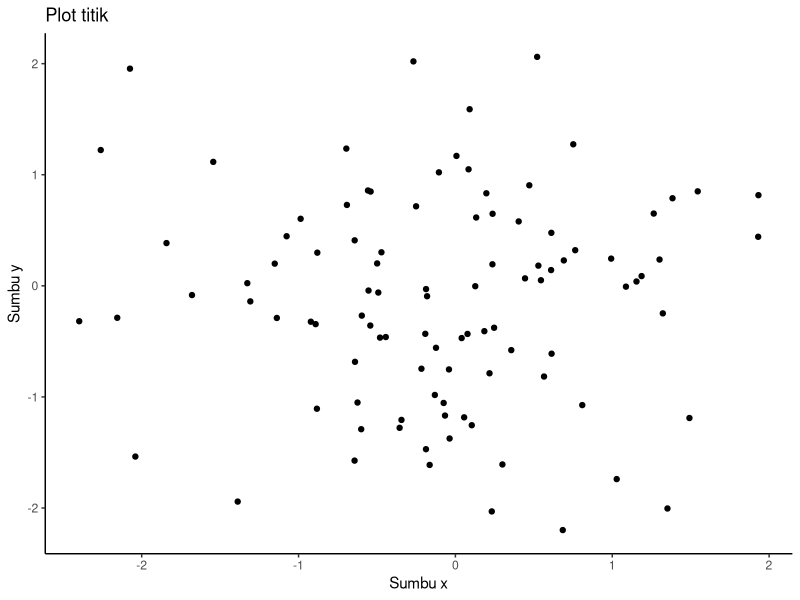
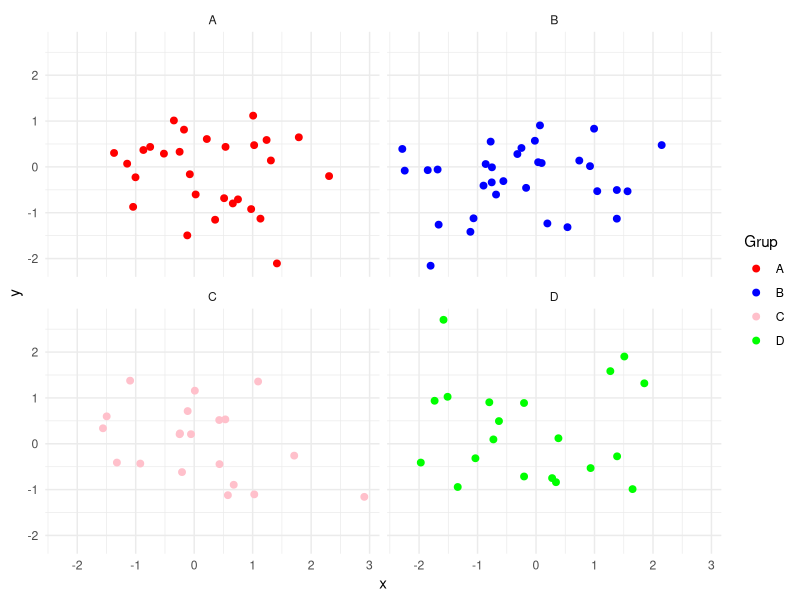
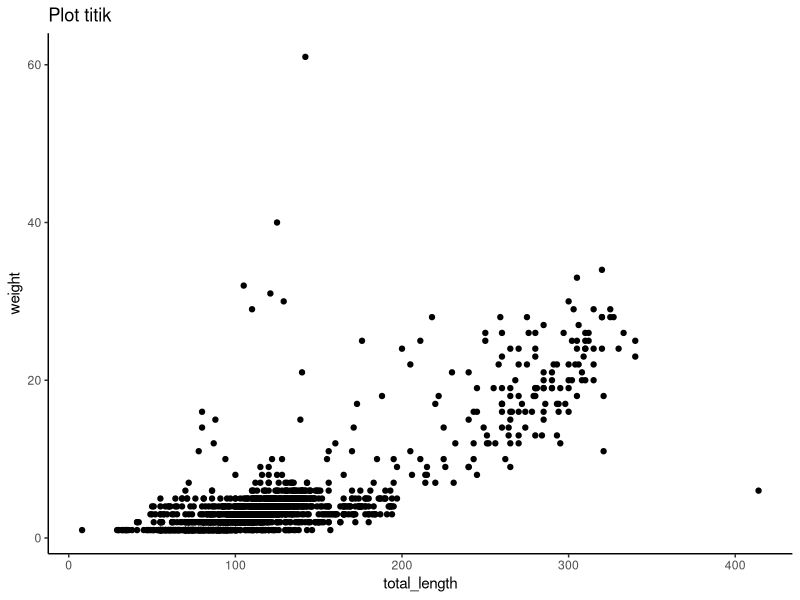
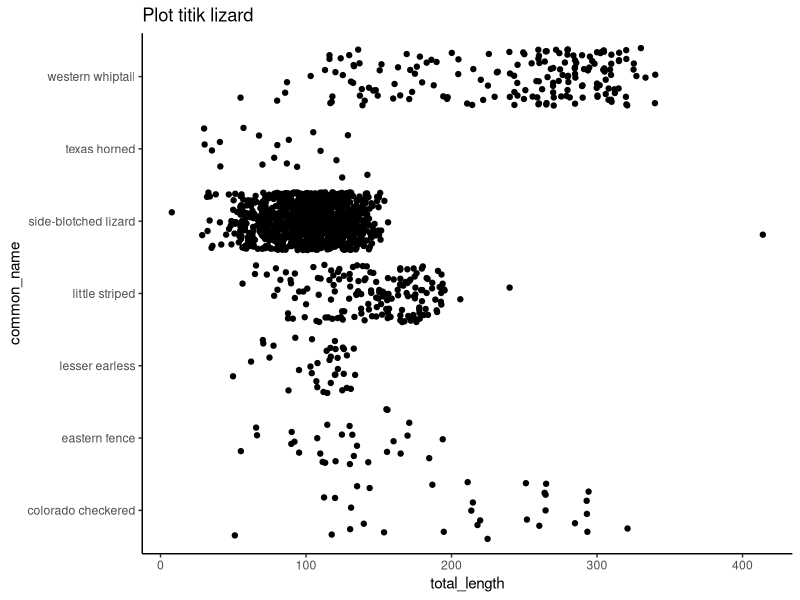
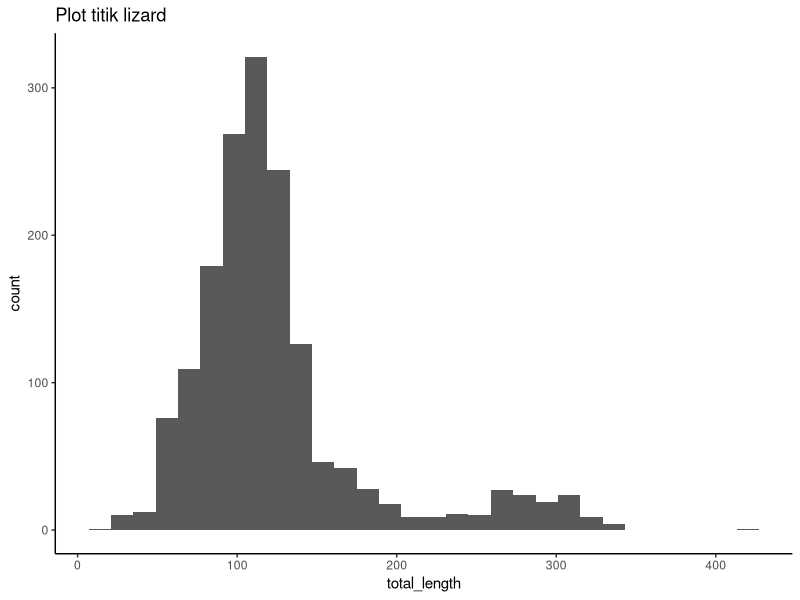
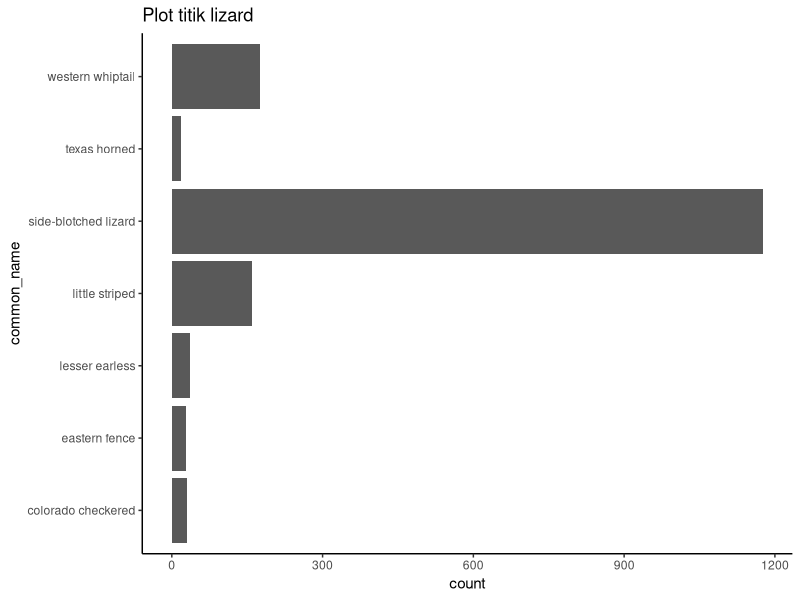
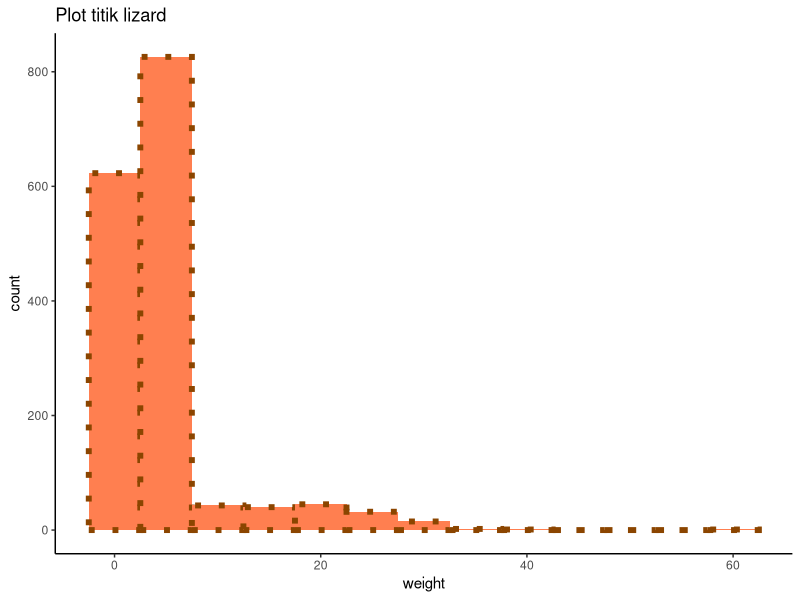
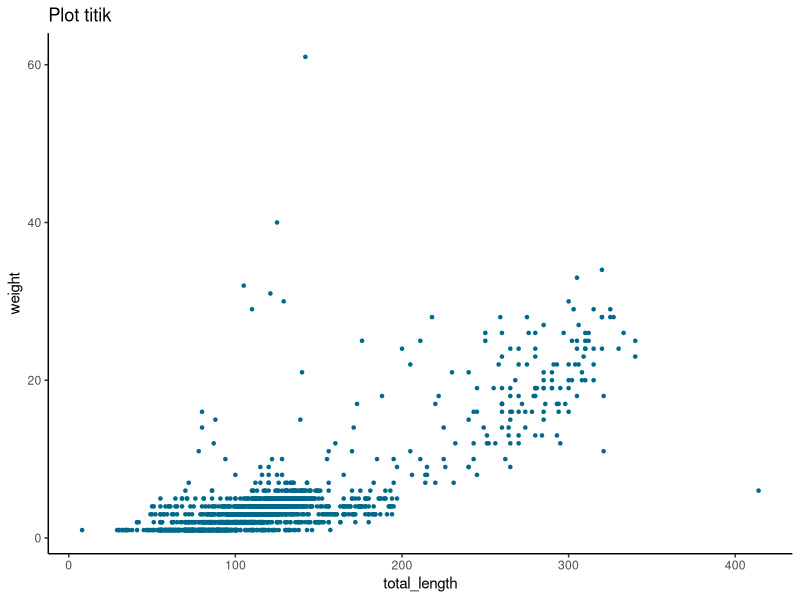

Here is the R script that generated these plots, in order:
## ---- chunk 1
knitr::opts_chunk$set(echo = TRUE)
## ---- chunk 2
library(ggplot2) 
## ---- chunk 3
data <- data.frame(x = rnorm(100), y = rnorm(100))
## ---- chunk 4
print(ggplot(data, aes(x = x, y = y)) + 
        
#menentukat plot titik      
geom_point() +
  
#menambahkan judul plot dan sumbu        
labs(title = "Plot titik", x = "Sumbu x", y = "Sumbu y") +
  
#memilih tema  
theme_classic())
## ---- chunk 5
# buat data frame contoh dengan variable kategorik
data <- data.frame(x = rnorm(100), y = rnorm(100), grup = sample(c("A","B","C","D"), 100,replace = TRUE))

# buat plot titik dengan faceting
ggplot(data, aes(x = x, y = y, color = grup)) +
  
#Menambahkan titik pada plot dengan ukuran titik yang lebih besar (ukuran 2).
  geom_point(size = 2) +
  
#Membagi plot menjadi beberapa sub-plot berdasarkan kategori yang ada di kolom grup. Setiap kategori (A, B, C, D) akan memiliki sub-plotnya sendiri.
  facet_wrap(~ grup) +
  
#Menentukan warna manual untuk masing-masing kategori grup. "A" diwarnai merah, "B" biru, "C" pink, dan "D" hijau.
  scale_color_manual(values = c("A" = "red", "B" = "blue", "C" = "pink", "D" = "green")) + 
  
# mengatur tema
  theme_minimal() +
  
#Menambahkan label pada legenda warna yang menjelaskan bahwa warna mewakili kategori "Grup".
  labs(color = "Grup")
## ---- chunk 6
library(readr)
lizards <- suppressMessages(read_csv("lizards.csv"))
## ---- chunk 7
library(ggplot2) 
ggplot(lizards, aes(x = total_length, y = weight)) + 
  geom_point() +
  labs(title = "Plot titik" , x = "total_length", y = "weight") + theme_classic()
## ---- chunk 8
library(ggplot2) 
ggplot(lizards, aes(x = total_length, y = common_name)) + 
  geom_jitter() +
  labs(title = "Plot titik lizard" , x = "total_length", y = "common_name") + theme_classic()
## ---- chunk 9
library(ggplot2) 
ggplot(data =lizards, aes(x = total_length)) + 
  geom_histogram() +
  labs(title = "Plot titik lizard" , x = "total_length") + theme_classic()

## ---- chunk 10
library(ggplot2) 
ggplot(lizards, aes(y = common_name)) + 
  geom_bar() +
  labs(title = "Plot titik lizard" ,  y = "common_name") + theme_classic()
## ---- chunk 11
suppressWarnings(
  ggplot(data = lizards, aes(x = weight)) +
    geom_histogram(fill = "coral", color = "darkorange4", size = 2, linetype = "dotted", binwidth = 5) +
    labs(title = "Plot titik lizard", x = "weight") +
    theme_classic()
)
## ---- chunk 12
library(ggplot2) 
ggplot(lizards, aes(x = total_length, y = weight)) + 
  geom_point(shape = 20,colour = "deepskyblue4") +
  labs(title = "Plot titik" , x = "total_length", y = "weight") + theme_classic()
## ---- chunk 13
library(ggplot2) 
ggplot(lizards, aes(x = total_length, y = weight,)) + 
  geom_point(aes(colour = common_name,size= total_length)) +
  labs(title = "Plot titik" , x = "total_length", y = "weight") + theme_classic()

